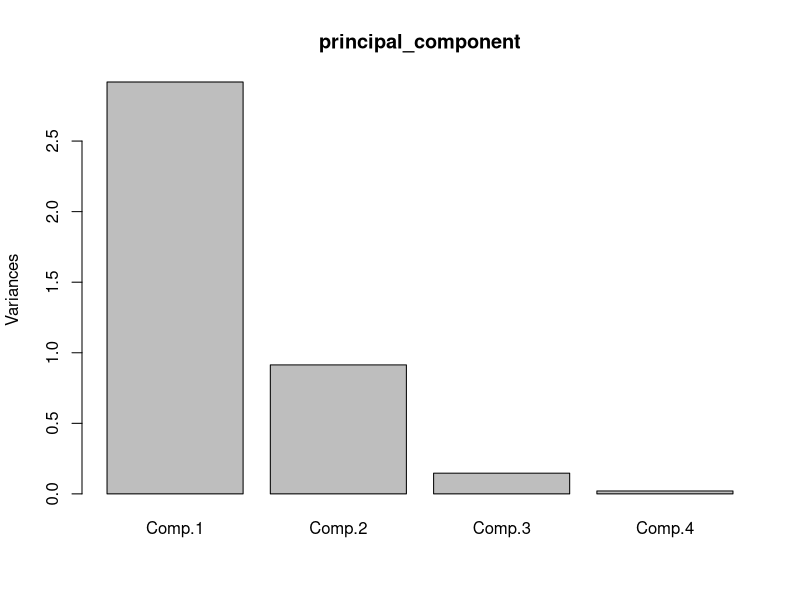
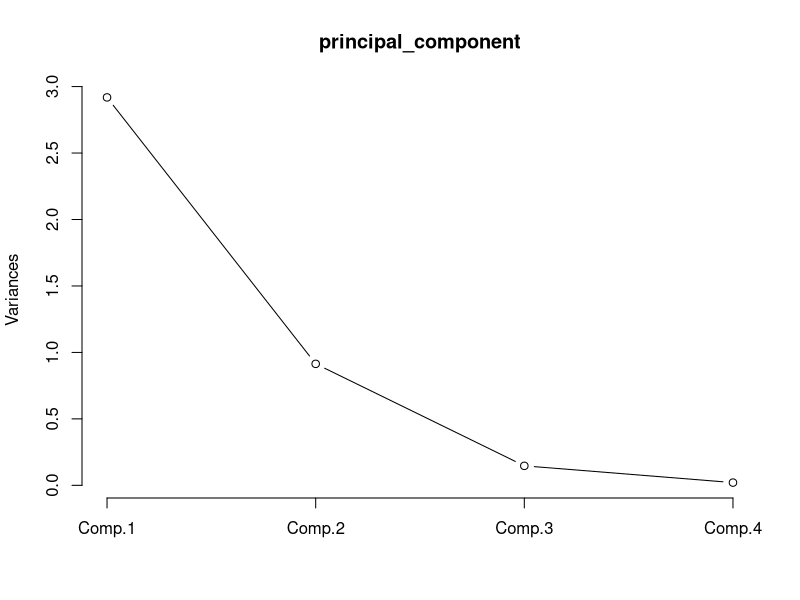
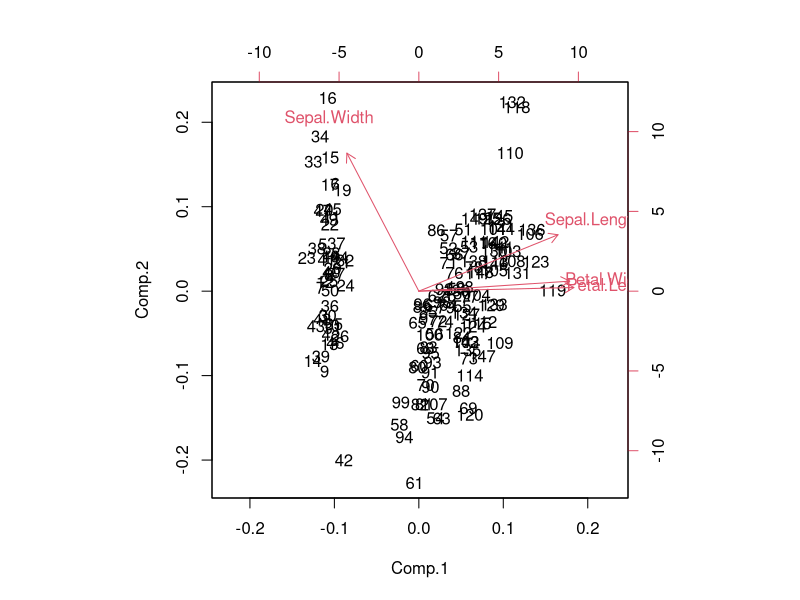
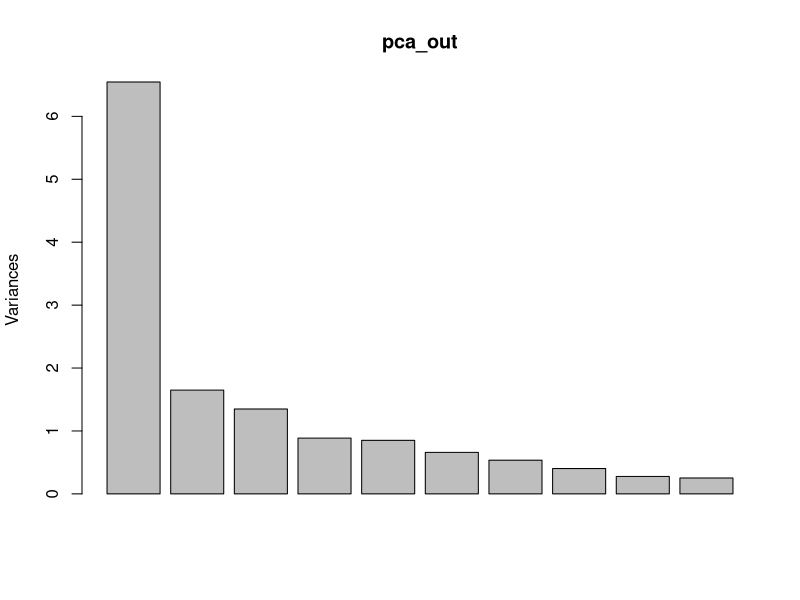
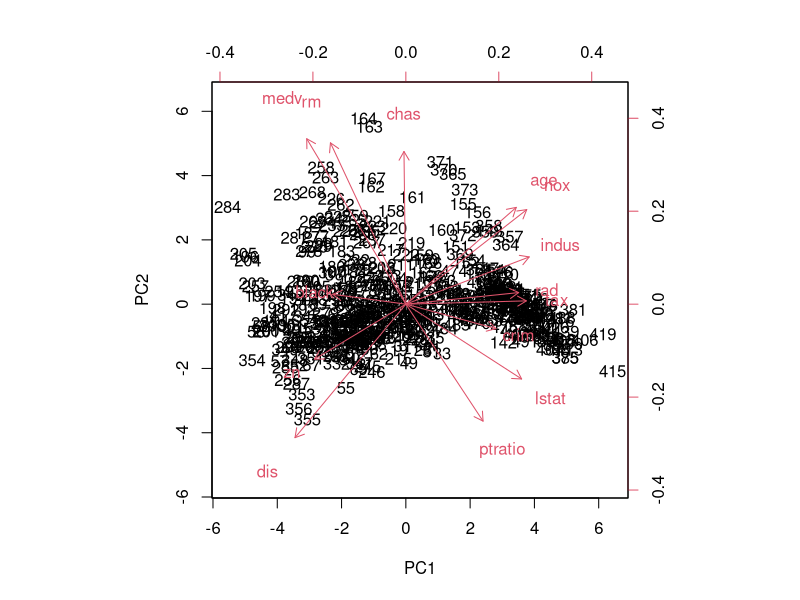
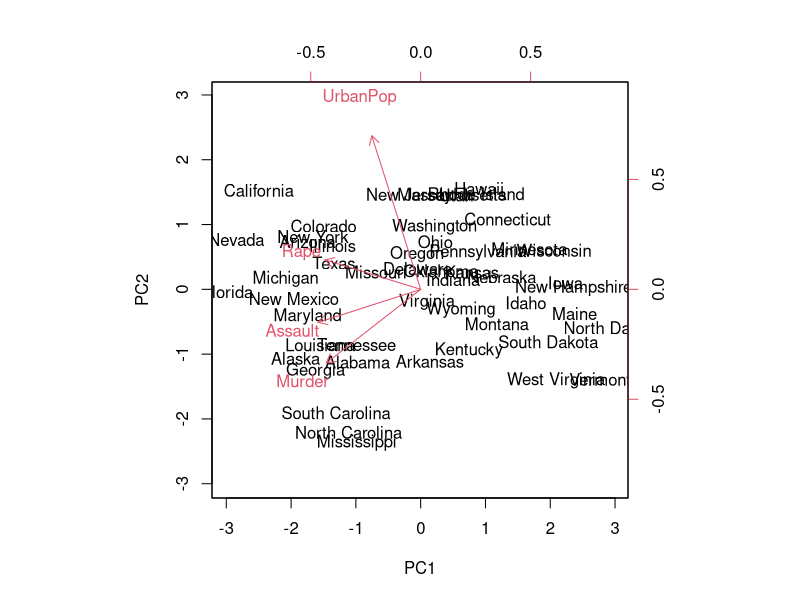

Source code (R) for these figures, in order:
data('iris')
head(iris)

irisdata1 <- iris[,1:4]
head(irisdata1)

principal_component <- princomp(irisdata1, cor = T, score = T)
summary(principal_component)

plot(principal_component)
plot(principal_component, type = 'l')
biplot(principal_component)

###############################
library(MASS)
data(Boston, package = "MASS")

summary(Boston)
str(Boston)
head(Boston)

pca_out <- prcomp(Boston, scale = T)
pca_out
summary(pca_out)
plot(pca_out)
biplot(pca_out, scale = 0)

View(pca_out)
View(pca_out$x)

boston_pc <- pca_out$x
boston_pc
head(boston_pc)
summary(boston_pc)

############################

data("USArrests")
View(USArrests)

states = row.names(USArrests)
states
names(USArrests)

summary(USArrests)
apply(USArrests, 2, mean) #1 = row, 2 = col.
apply(USArrests, 2, var)

pr.out = prcomp(USArrests, scale = T)
names(pr.out)
summary(pr.out)

#center & scale show mean & sd variable prior
#to implement in pca
pr.out$center
pr.out$scale

#rotation matrix gives princ comp. loadings
#each col contains corresponding comp. loading vector
#here we see 4 distinct components
pr.out$rotation

dim(pr.out$x)

biplot(pr.out, scale = 0)

#variance explained by each princ. comp
#by squaring sdev
pr.var = pr.out$sdev^2
pr.var

#get proportion vari. explained by each 
#principal comp., we divide variance
#by each princ. comp. by total variance
#explained by all 4 princ. comp.
pve <-pr.var/sum(pr.var)
pve

